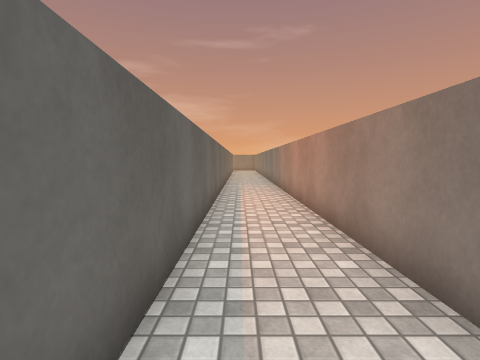
[1] (above)

24 first-person views from a walk through a 3-D level made in the Unity game engine. The camera is 1.3 m above the floor, tilts 4° down and sees 80° across. Doors are open. The floor is counted in squares, 1 m on a side. Each view is taken from the middle of a square. On the plan, view 1 faces up. The plan holds only what a view shows up to about 13 squares ahead; the rest is blank. The place goes on beyond the plan. The player is left out. Surface patterns are stand-ins for the level's own textures.

[2]
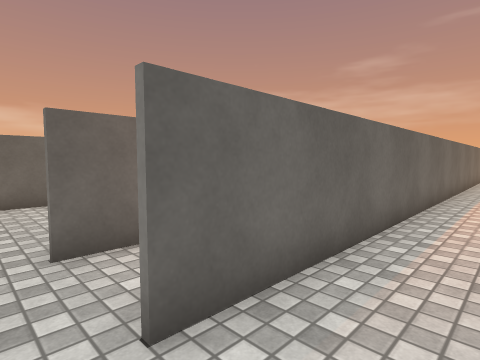

[3]
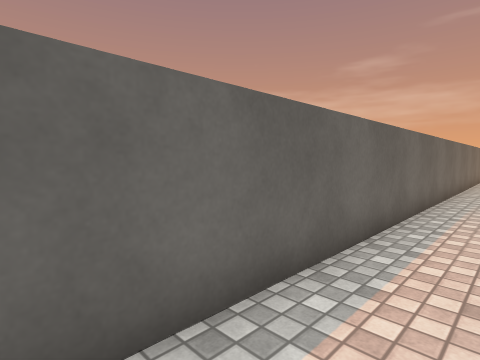

[4]
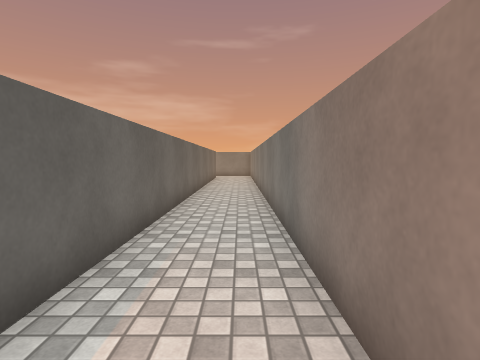

[5]
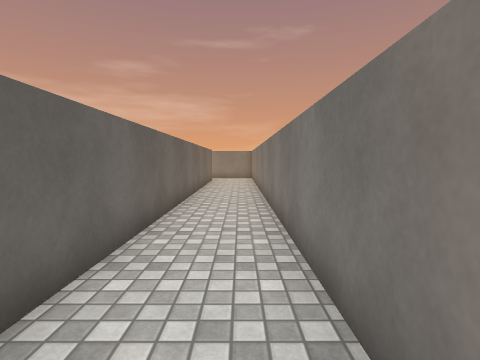

[6]
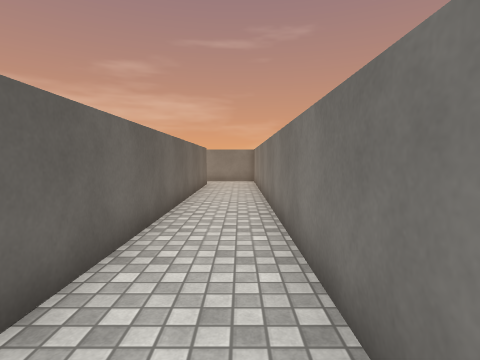

[7]
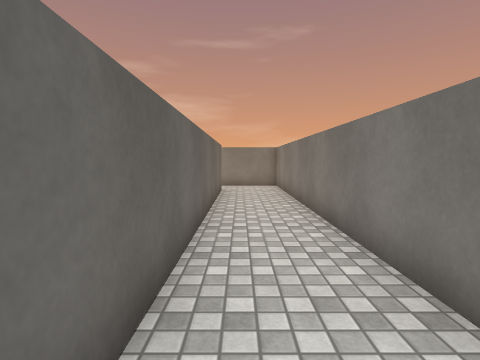

[8]
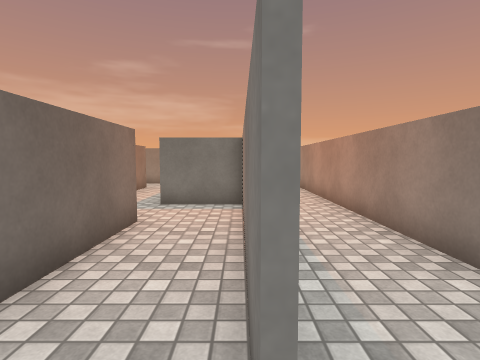

[9]
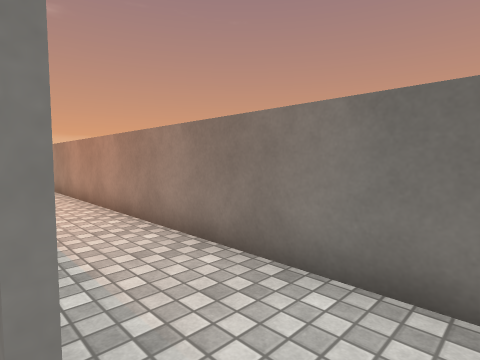

[10]
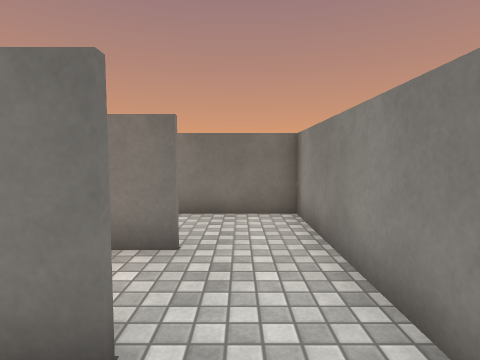

[11]
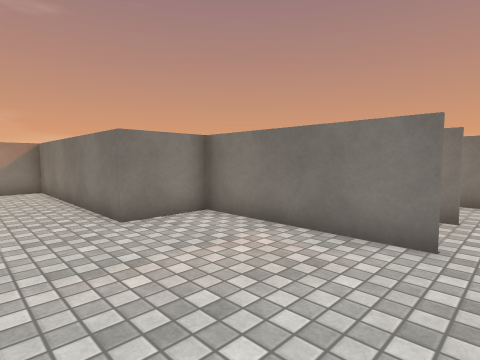

[12]
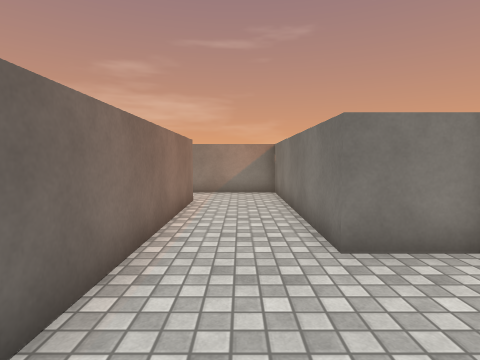

[13]
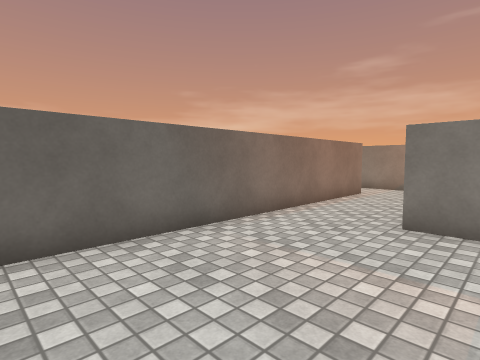

[14]
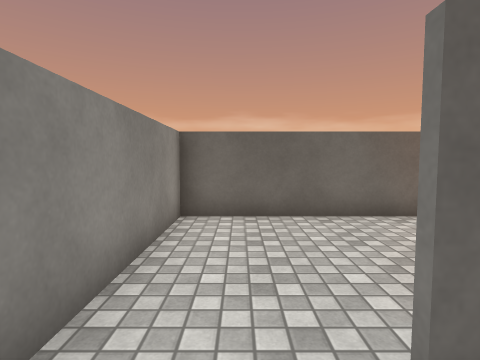

[15]
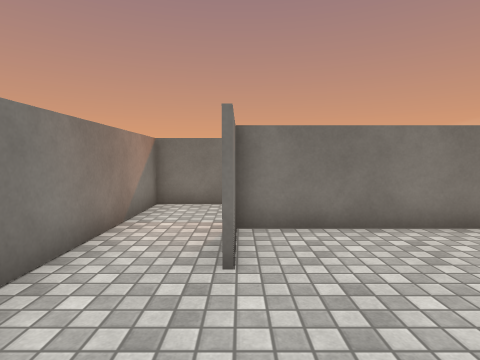

[16]
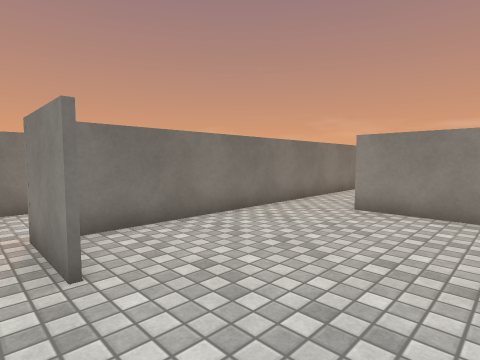

[17]
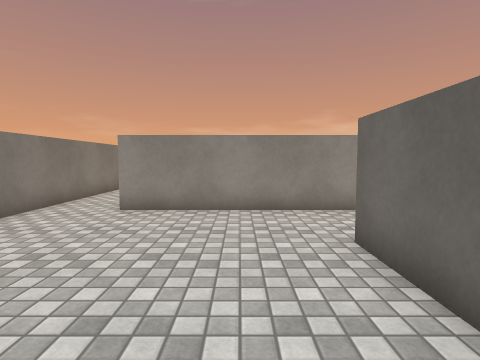

[18]
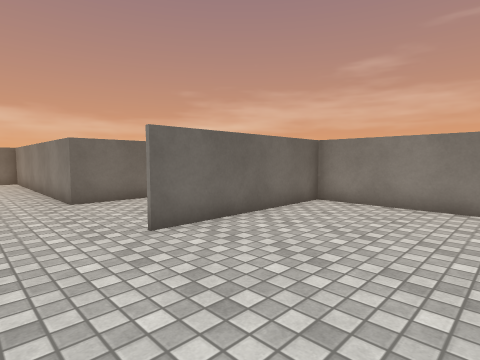

[19]
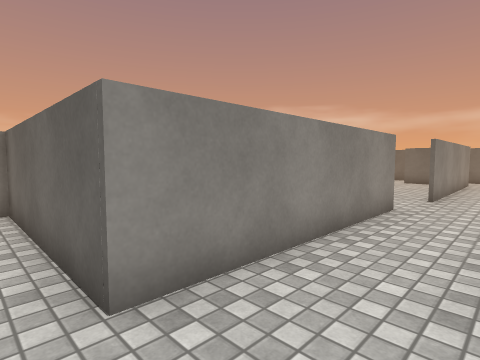

[20]
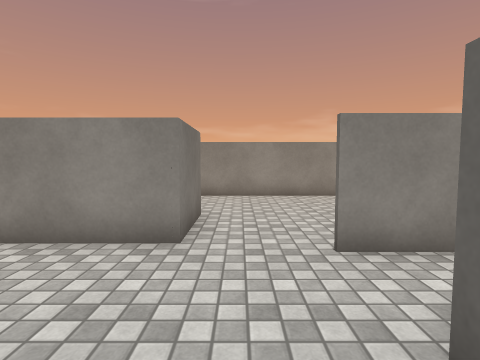

[21]
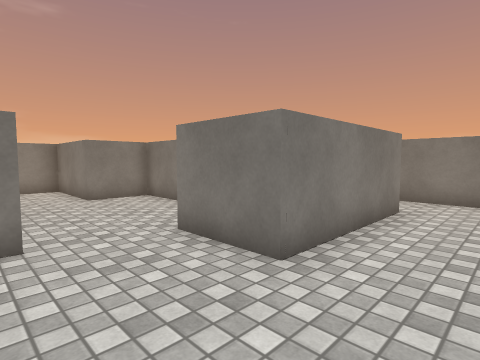

[22]
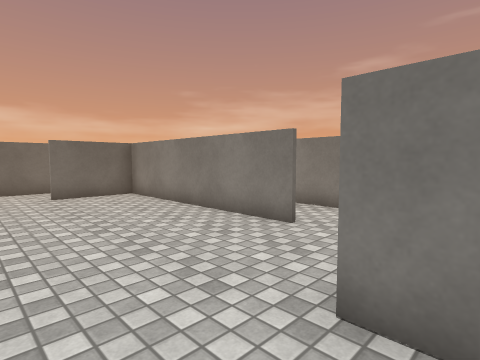

[23]
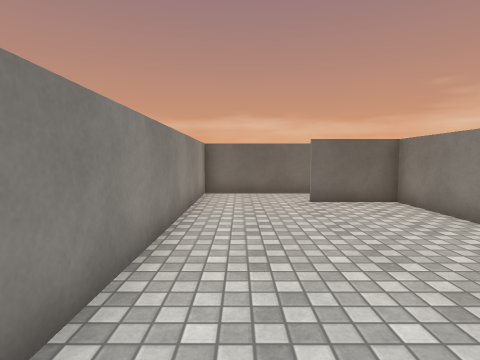

[24]
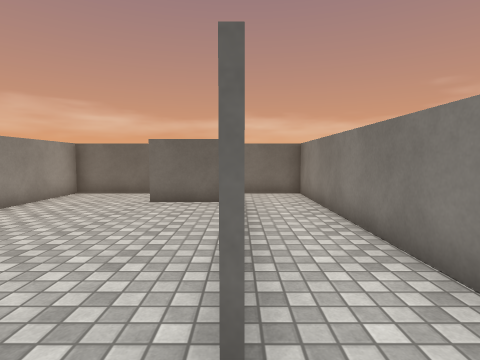

### Floor plan
Points are (right, up) in squares from view 1. A wall is a line through its corners. A room is listed if a view was taken in it or the views show most of it. See-through windows are left out.
Room 1 (views 1, 2, 8, 9)
walls: (-1.6, -2.4) (1.9, -2.4) (1.9, 1.1)
ways out: open door at (0.5, 1) to room 2; opening at (-1, -1) to room 4
Room 2 (views 3, 4, 5, 6, 7)
walls: (-0.8, 27.5) (-0.8, -0.1); (1.9, 1.1) (1.9, 27.5)
ways out: open door at (0.5, 1) to room 1; open door at (-2, 13.5); open door at (-2, 18.5); open door at (-2, 23.5)
Room 3 (views 10, 11, 12, 13)
walls: (-3.3, -0.3) (-3.3, 4.9) (-5.6, 4.9) (-5.6, 12.5) (-10.6, 12.5); (-10.8, 10.2) (-8.5, 10.2) (-8.5, -2.4) (-3.5, -2.4)
ways out: opening at (-3, -1) to room 4; opening at (-9.5, 11) to room 5
Room 4 (view 14)
walls: (-3.2, 5.1) (-3.2, -0.3); (-0.9, -0.1) (-0.9, 5.2); (-0.9, 7.3) (-3.4, 7.3); (-3.5, -2.4) (-1.6, -2.4)
ways out: opening at (-1, -1) to room 1; opening at (-3, -1) to room 3; opening at (-3, 6)
Room 5 (views 15, 16, 17, 18, 19, 20)
walls: (-15.9, 6.9) (-15.9, 8.9) (-18.1, 8.9); (-18.1, 3.6) (-10.9, 3.6) (-10.9, -2.4); (-10.6, 12.5) (-15.8, 12.5) (-15.8, 6.5); (-20.3, 8.7) (-20.3, 6.4); (-8.6, -1.6) (-8.6, 10.1) (-10.5, 10.1)
ways out: opening at (-9.5, 11) to room 3; opening at (-19.5, 4.5) to room 6; opening at (-19, 9)
Room 6 (views 21, 22, 23, 24)
walls: (-20.3, 3.9) (-27.8, 3.9) (-27.8, 1.1); (-26.5, 4) (-20.4, 4); (-20.3, 6.4) (-30.1, 6.4) (-30.1, 4.1); (-30.1, 1.7) (-30.1, -2.4) (-17.5, -2.4); (-13.1, 1.2) (-18.1, 1.2) (-18.1, 3.6); (-11, -0.3) (-11, 1.9)
ways out: opening at (-19.5, 4.5) to room 5; opening at (-12.5, 1)

Positions as (right, up) in squares from view 1, and headings:
1: (0, 0), facing up
2: (1, -1), facing up-left
3: (1, 6), facing up-left
4: (1, 12), facing up
5: (1, 15), facing up
6: (1, 18), facing up
7: (0, 21), facing up
8: (-1, -1), facing up
9: (-1, -1), facing up-right
10: (-5, -1), facing right
11: (-8, -1), facing up-right
12: (-7, 1), facing up
13: (-4, -1), facing up-left
14: (-2, -1), facing left
15: (-14, 10), facing right
16: (-14, 11), facing down-right
17: (-14, 11), facing down
18: (-11, 4), facing up-left
19: (-10, 6), facing down-left
20: (-19, 8), facing down
21: (-21, -1), facing up-right
22: (-17, -1), facing up-left
23: (-19, -1), facing left
24: (-19, 4), facing left
